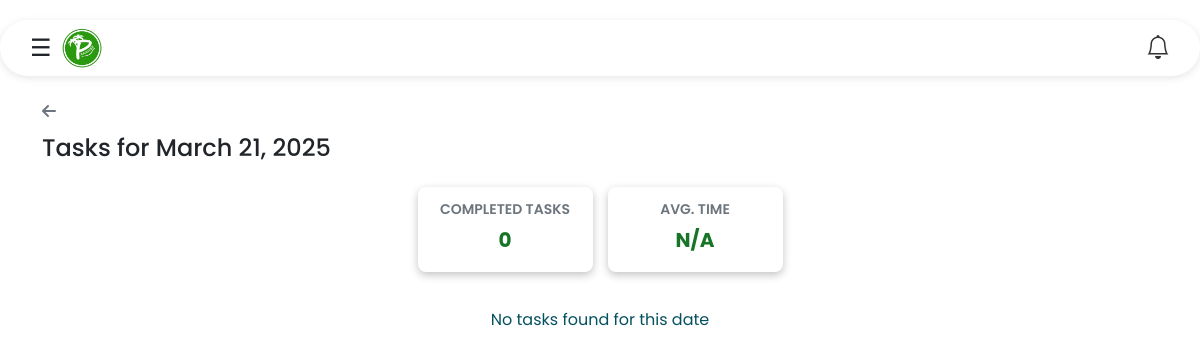
The app's page /housekeepers/daily_tasks.php?date=2025-03-21 (signed in), older data.
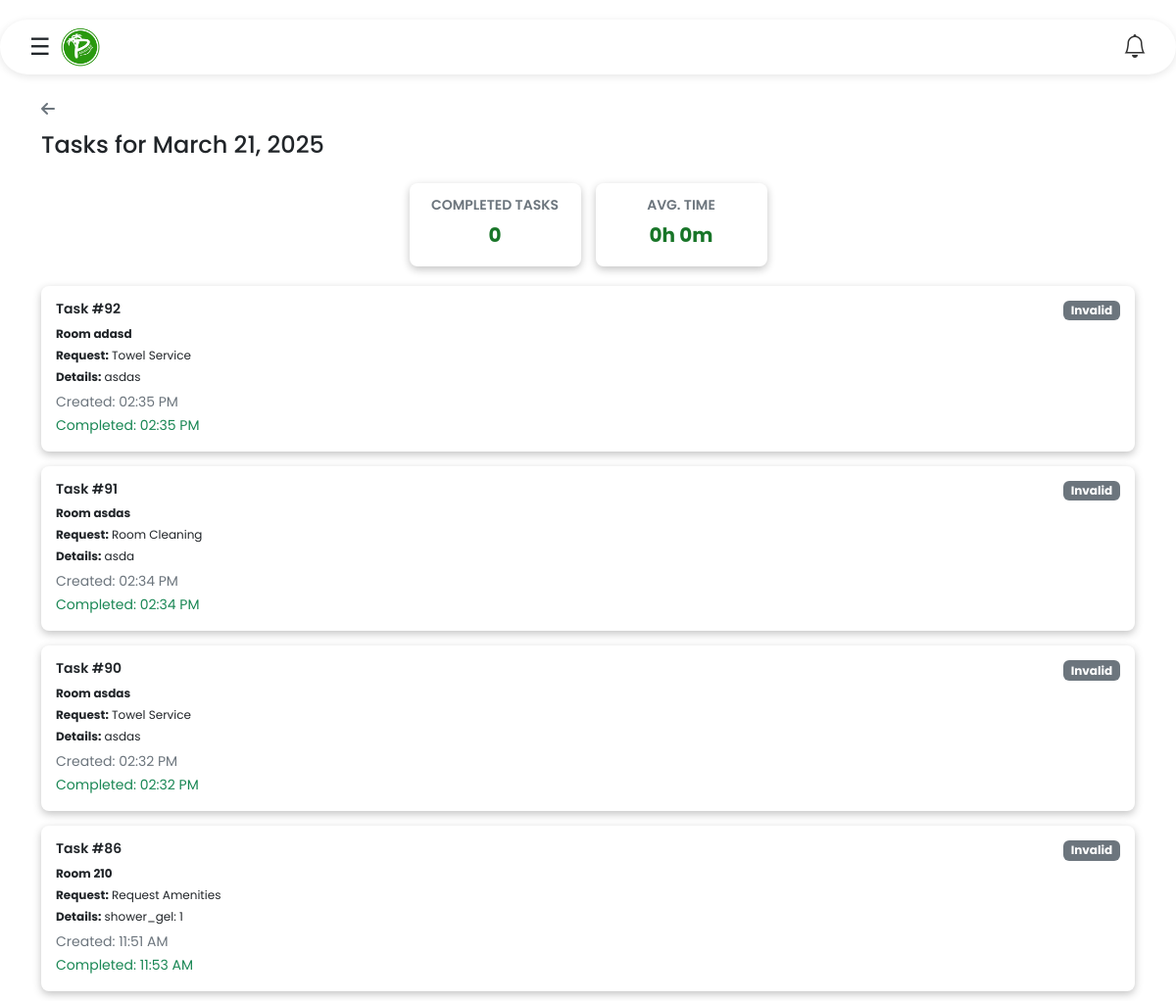
The same page, newer data.
### tables this page shows
CREATE TABLE `assigntasks` (
  `emp_id` int(11) NOT NULL,
  `emp_name` varchar(20) NOT NULL,
  `task_id` int(11) NOT NULL,
  `uname` varchar(20) NOT NULL,
  `room` varchar(20) NOT NULL,
  `request` varchar(20) NOT NULL,
  `details` varchar(100) NOT NULL,
  `status` varchar(10) NOT NULL,
  `create_at` timestamp NOT NULL DEFAULT current_timestamp(),
  `completed_at` timestamp NULL DEFAULT current_timestamp(),
  `priority` varchar(10) DEFAULT 'Low'
);

### housekeepers/daily_tasks.php (the view, shortened to what the changed rows need)
<?php
require_once '../database.php';
$emp_id = $_SESSION['emp_id'];
$selected_date = $_GET['date'] ?? date('Y-m-d');
function executeQuery($conn, $query, $params = [], $types = '') {
    $result = false;
    try {
        if (is_object($conn)) {
            $stmt = $conn->prepare($query);
            if ($stmt && $params) {
                $stmt->bind_param($types, ...$params);
            }
        } else {
            $stmt = mysqli_prepare($conn, $query);
            if ($stmt && $params) {
                mysqli_stmt_bind_param($stmt, $types, ...$params);
            }
        }
        if ($stmt) {
            $stmt->execute();
            $result = $stmt->get_result();
        }
    } catch (Exception $e) {
        error_log("Database error: " . $e->getMessage());
    }
    return $result;
}
$daily_stats_query = "SELECT
    SUM(CASE WHEN LOWER(status) IN ('completed', 'complete') THEN 1 ELSE 0 END) as completed_count,
    SEC_TO_TIME(AVG(
        CASE WHEN completed_at IS NOT NULL
        THEN TIME_TO_SEC(TIMEDIFF(completed_at, create_at))
        ELSE NULL END
    )) as avg_completion_time
    FROM assigntasks
    WHERE emp_id = ?
    AND DATE(create_at) = ?";
$daily_stats = ['completed_count' => 0, 'avg_completion_time' => null];
$result = executeQuery(
    $conn,
    $daily_stats_query,
    [$emp_id, $selected_date],
    "is"
);
if ($result) {
    $daily_stats = is_object($result) ?
        $result->fetch_assoc() :
        mysqli_fetch_assoc($result);
}
$daily_avg_time = match(true) {
    isset($daily_stats['avg_completion_time']) => (function() use ($daily_stats) {
        $time_parts = explode(':', $daily_stats['avg_completion_time']);
        $hours = (int)($time_parts[0] ?? 0);
        $minutes = (int)($time_parts[1] ?? 0);
        return "{$hours}h {$minutes}m";
    })(),
    default => 'N/A'
};
$tasks_query = "SELECT *,
    IFNULL(
        TIMESTAMPDIFF(MINUTE, create_at, completed_at),
        TIMESTAMPDIFF(MINUTE, create_at, NOW())
    ) as duration_minutes
    FROM assigntasks
    WHERE emp_id = ?
    AND DATE(create_at) = ?
    ORDER BY create_at DESC";
$tasks = executeQuery(
    $conn,
    $tasks_query,
    [$emp_id, $selected_date],
    "is"
);
?>
<!DOCTYPE html>
<html lang="en">
<head>
    <link href="https://cdn.jsdelivr.net/npm/bootstrap@5.2.3/dist/css/bootstrap.min.css" rel="stylesheet">
    <link rel="stylesheet" href="daily-task.css">
</head>
<body>
    <?php include 'nav.php'; ?>
    <div class="container mt-4">
        <div class="stats-container">
            <div class="stats-card">
                <div class="stats-label">Avg. Time</div>
                <div class="stats-number"><?php echo $daily_avg_time; ?></div>
            </div>
        </div>
        <div class="tasks-list">
            <?php
            if ($tasks && mysqli_num_rows($tasks) > 0) {
                while ($task = mysqli_fetch_assoc($tasks)) {
                    $status_class = 'status-' . strtolower($task['status']);
                    ?>
                    <div class="task-card <?php echo $status_class; ?>">
                        <div class="card-body">
                            <div class="d-flex justify-content-between align-items-start">
                                <div>
                                    <h5 class="card-title-task fw-semibold">Task #<?php echo $task['task_id']; ?></h5>
                                    <p class="mb-1"><strong>Room <?php echo $task['room']; ?></strong></p>
                                    <p class="mb-1"><strong>Request:</strong> <?php echo $task['request']; ?></p>
                                    <p class="mb-1"><strong>Details:</strong> <?php echo $task['details']; ?></p>
                                    <small class="text-muted">Created: <?php echo date('h:i A', strtotime($task['create_at'])); ?></small>
                                    <?php if ($task['completed_at']) { ?>
                                        <br><small class="text-success">Completed: <?php echo date('h:i A', strtotime($task['completed_at'])); ?></small>
                                    <?php } ?>
                                </div>
                                <span class="badge <?php
                                    echo match(strtolower($task['status'])) {
                                        'completed', 'complete' => 'bg-completed',
                                        'working' => 'bg-working',
                                        default => 'bg-invalid'
                                    };
                                ?>">
                                    <?php echo ucfirst($task['status']); ?>
                                </span>
                            </div>
                        </div>
                    </div>
                    <?php
                }
            } else {
                echo '<div class="alert alert-info">No tasks found for this date</div>';
            }
            ?>
        </div>
    </div>
</body>
</html>

Row changes from the older to the newer data that the page shows:
added assigntasks: task_id "92", room "adasd", request "Towel Service", details "asdas", create_at "02:35 PM", completed_at "02:35 PM", status "Invalid"
added assigntasks: task_id "91", room "asdas", request "Room Cleaning", details "asda", create_at "02:34 PM", completed_at "02:34 PM", status "Invalid"
added assigntasks: task_id "90", room "asdas", request "Towel Service", details "asdas", create_at "02:32 PM", completed_at "02:32 PM", status "Invalid"
added assigntasks: task_id "86", room "210", request "Request Amenities", details "shower_gel: 1", create_at "11:51 AM", completed_at "11:53 AM", status "Invalid"
Text that changed along with them:
$daily_avg_time: "N/A" → "0h 0m"
text no longer shown: "No tasks found for this date"
